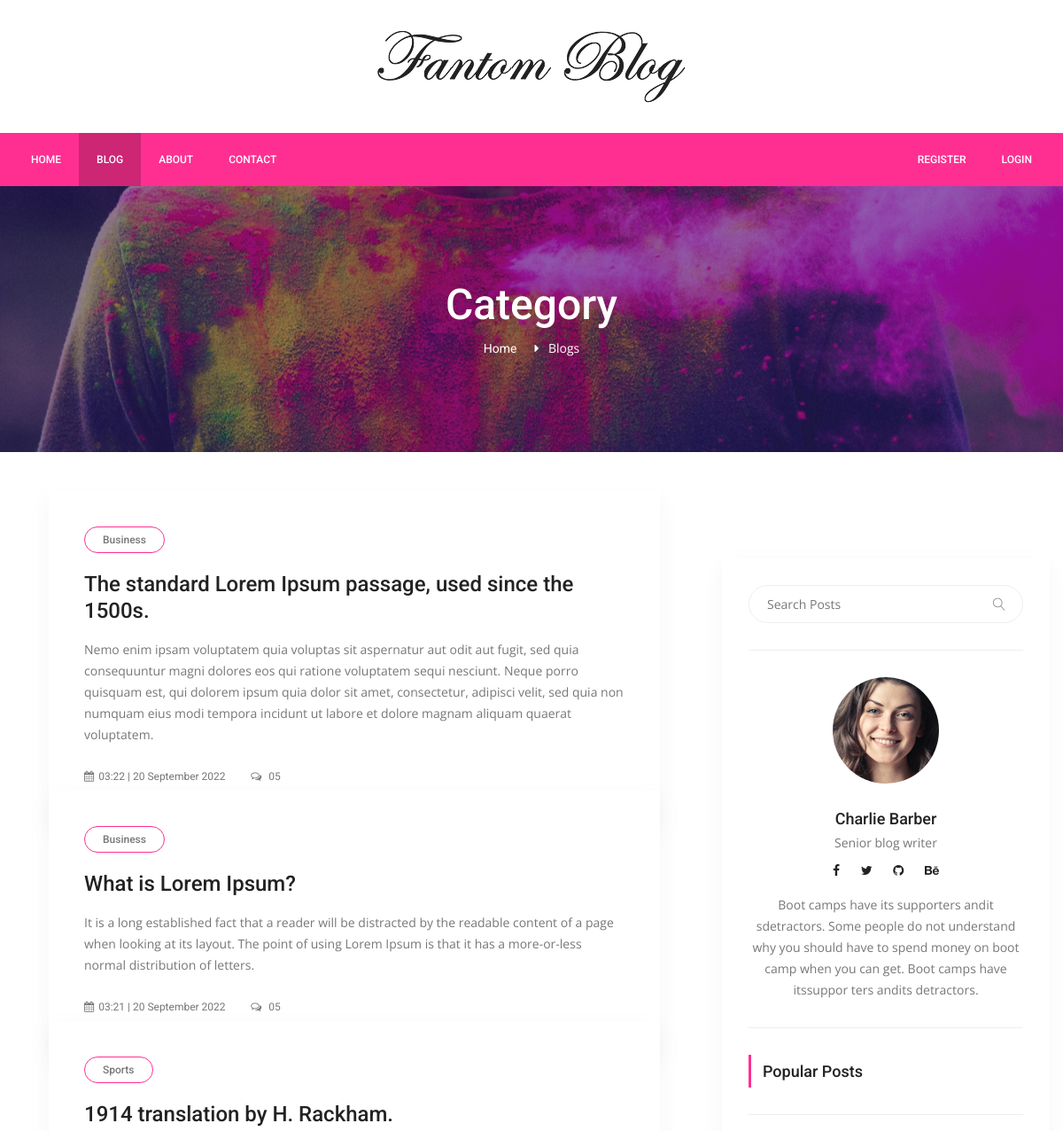
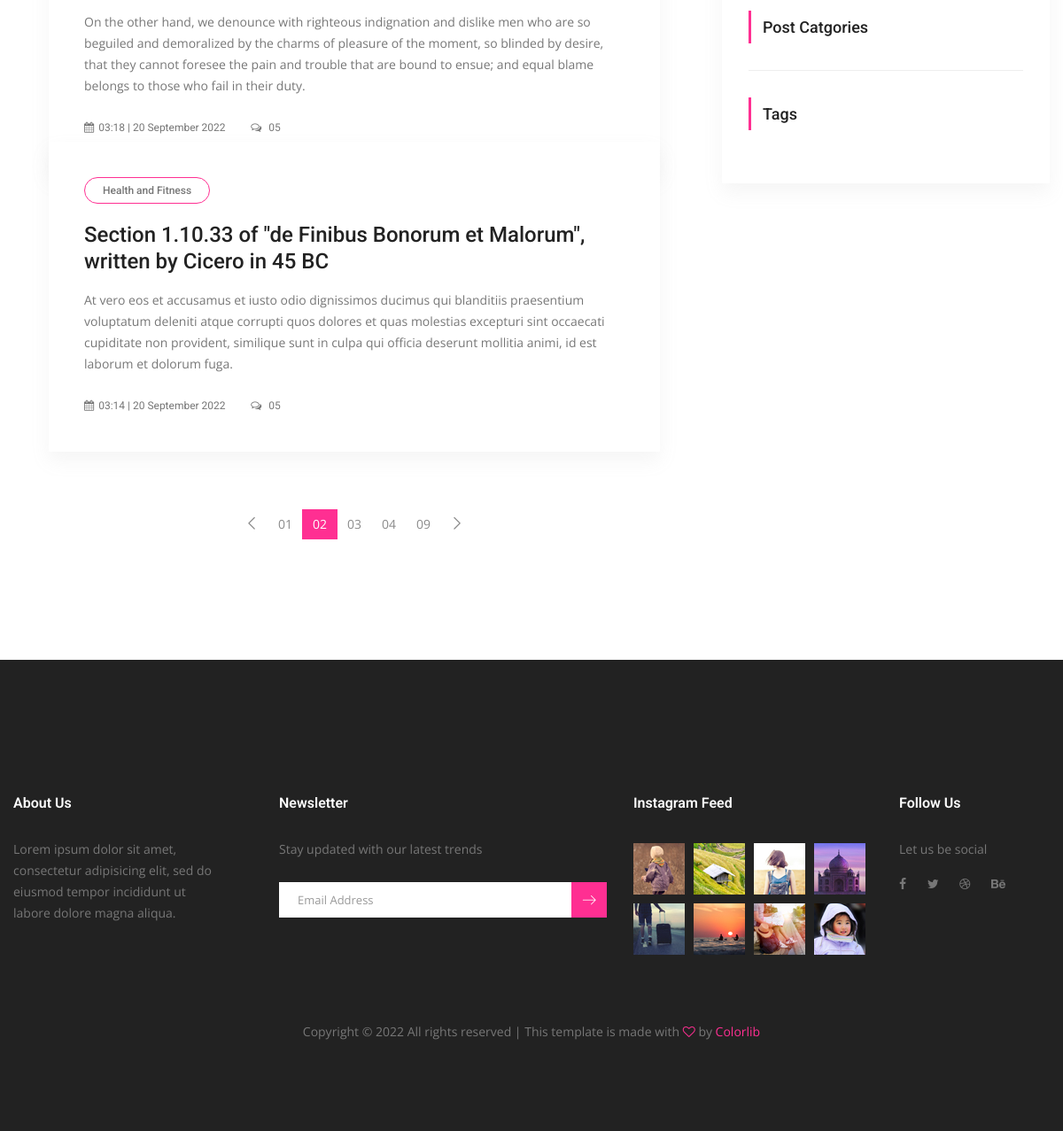
Page /blog on the committed database (2 pictures, top to bottom).
### server.py (models this page shows)
class Post(db.Model):
    id = db.Column(db.Integer, primary_key=True)
    title = db.Column(db.String(500), unique=True, nullable=False)
    subtitle = db.Column(db.String(500), nullable=False)
    description = db.Column(db.Text, nullable=False)
    image_url = db.Column(db.String(500), nullable=False)
    category = db.Column(db.String(250), nullable=False)
    tags = db.Column(db.String(500), nullable=False)
    total_view = db.Column(db.Integer, nullable=False)
    created_date = db.Column(db.String(250), nullable=False)
    updated_date = db.Column(db.String(250), nullable=False)

### server.py (the view, shortened to what this page needs)
@app.route("/blog")
def blog():
    posts = Post.query.order_by(desc(Post.updated_date)).all()
    search = request.args.get("search")
    if search != None:
        search_posts = Post.query.filter(Post.title.contains(search)).all()
        return render_template("blog/search.html", path=request.path, posts=search_posts, sidebar=sidebar, logged_in=current_user.is_authenticated)
    category = request.args.get("category")
    if category != None:
        category_posts = Post.query.filter_by(category=category).all()
        return render_template("blog/search.html", path=request.path, posts=category_posts, sidebar=sidebar, logged_in=current_user.is_authenticated)
    query_tag = request.args.get("tag")
    return render_template("blog/blogs.html", path=request.path, posts=posts, sidebar=sidebar, logged_in=current_user.is_authenticated)

### templates/blog/blogs.html (shortened to what this page needs)
{% extends "blog/layouts/base.html" %} {% block content %}
<section class="banner_area">
  <div class="banner_inner d-flex align-items-center">
    <div
      class="overlay bg-parallax"
      data-stellar-ratio="0.9"
      data-stellar-vertical-offset="0"
      data-background=""
    ></div>
    <div class="container">
      <div class="banner_content text-center">
        <h2>Category</h2>
        <div class="page_link">
          <a href="{{ url_for('home') }}">Home</a>
          <span style="color: white">Blogs</span>
        </div>
      </div>
    </div>
  </div>
</section>
<section class="blog_area p_120">
  <div class="container">
    <div class="row">
      <div class="col-lg-8">
        <div class="blog_left_sidebar">
          {% for post in posts %}
          <article class="blog_style1">
            <div class="blog_img">
            </div>
            <div class="blog_text">
              <div class="blog_text_inner">
                <a class="cat" href="#">{{ post.category }}</a>
                <a href="{{ url_for('post_detail', post_id=post.id) }}"
                  ><h4>{{ post.title }}</h4></a
                >
                <p>{{ post.subtitle }}</p>
                <div class="date">
                  <a href="#"
                    ><i class="fa fa-calendar" aria-hidden="true"></i>{{
                    post.updated_date }}</a
                  >
                  <a href="#"
                    ><i class="fa fa-comments-o" aria-hidden="true"></i> 05</a
                  >
                </div>
              </div>
            </div>
          </article>
          {% endfor %}
          <nav class="blog-pagination justify-content-center d-flex">
            <ul class="pagination">
              <li class="page-item">
                <a href="#" class="page-link" aria-label="Previous">
                  <span aria-hidden="true">
                    <span class="lnr lnr-chevron-left"></span>
                  </span>
                </a>
              </li>
              <li class="page-item"><a href="#" class="page-link">01</a></li>
              <li class="page-item active">
                <a href="#" class="page-link">02</a>
              </li>
              <li class="page-item"><a href="#" class="page-link">03</a></li>
              <li class="page-item"><a href="#" class="page-link">04</a></li>
              <li class="page-item"><a href="#" class="page-link">09</a></li>
              <li class="page-item">
                <a href="#" class="page-link" aria-label="Next">
                  <span aria-hidden="true">
                    <span class="lnr lnr-chevron-right"></span>
                  </span>
                </a>
              </li>
            </ul>
          </nav>
        </div>
      </div>
      <div class="col-lg-4">{% include 'blog/include/sidebar.html' %}</div>
    </div>
  </div>
</section>
{% endblock %}

### templates/blog/layouts/base.html (shortened to what this page needs)
<!DOCTYPE html>
<html lang="en">
  <head>
    <link
      rel="stylesheet"
      href="{{ url_for('static', filename='css/bootstrap.css') }}"
    />
    <link
      rel="stylesheet"
      href="{{ url_for('static', filename='vendors/linericon/style.css') }}"
    />
    <link
      rel="stylesheet"
      href="{{ url_for('static', filename='css/font-awesome.min.css') }}"
    />
    <link
      rel="stylesheet"
      href="{{ url_for('static', filename='vendors/owl-carousel/owl.carousel.min.css') }}"
    />
    <link
      rel="stylesheet"
      href="{{ url_for('static', filename='vendors/lightbox/simpleLightbox.css') }}"
    />
    <link
      rel="stylesheet"
      href="{{ url_for('static', filename='vendors/nice-select/css/nice-select.css') }}"
    />
    <link
      rel="stylesheet"
      href="{{ url_for('static', filename='vendors/animate-css/animate.css') }}"
    />
    <link
      rel="stylesheet"
      href="{{ url_for('static', filename='vendors/jquery-ui/jquery-ui.css') }}"
    />
    <link
      rel="stylesheet"
      href="{{ url_for('static', filename='css/style.css') }}"
    />
    <link
      rel="stylesheet"
      href="{{ url_for('static', filename='css/responsive.css') }}"
    />
    <link
      rel="stylesheet"
      href="{{ url_for('static', filename='css/arunesh.css') }}"
    />
  </head>
  <body>
    {% include 'blog/include/header.html' %}
    {% block content %} {% endblock %}
    {% include 'blog/include/footer.html' %}
  </body>
</html>

### templates/blog/include/header.html (shortened to what this page needs)
<header class="header_area">
      <div class="logo_part">
        <div class="container">
          <a class="logo" href="#"><img src="{{ url_for('static', filename='img/logo.png') }}" alt="" /></a>
        </div>
      </div>
      <div class="main_menu">
        <nav class="navbar navbar-expand-lg navbar-light">
          <div class="container">
            <div
              class="collapse navbar-collapse offset"
              id="navbarSupportedContent"
            >
              <ul class="nav navbar-nav menu_nav">
                <li
                {% if '/' == path %}
                    class="nav-item active"
                {% else %}
                    class="nav-item"
                {% endif %}
                 >
                  <a class="nav-link" href="{{ url_for('home') }}">Home</a>
                </li>
                <li
                  {% if '/blog' == path %}
                    class="nav-item active"
                  {% else %}
                    class="nav-item"
                  {% endif %}
                >
                  <a class="nav-link" href="{{ url_for('blog') }}">Blog</a>
                </li>
                <li
                {% if '/about' == path %}
                    class="nav-item active"
                {% else %}
                    class="nav-item"
                {% endif %}
                >
                  <a class="nav-link" href="{{ url_for('about') }}"
                    >About</a>
                </li>
                <li
                {% if '/contact' == path %}
                    class="nav-item active"
                {% else %}
                    class="nav-item"
                {% endif %}
                >
                  <a class="nav-link" href="{{ url_for('contact') }}"
                    >Contact</a>
                </li>
              </ul>
              <ul class="nav navbar-nav navbar-right ml-auto">
                {% if logged_in: %}
                <li
                {% if '/profile' == path %}
                    class="nav-item active"
                {% else %}
                    class="nav-item"
                {% endif %}
                >
                  <a class="nav-link" href="{{ url_for('profile') }}"
                    >Profile</a>
                </li>
                <li class="nav-item" >
                  <a class="nav-link" href="{{ url_for('logout') }}"
                    >Logout</a>
                </li>
                {% else %}
                <li
                {% if '/register' == path %}
                    class="nav-item active"
                {% else %}
                    class="nav-item"
                {% endif %}
                >
                  <a class="nav-link" href="{{ url_for('register') }}"
                    >Register</a>
                </li>
                <li
                {% if '/login' == path %}
                    class="nav-item active"
                {% else %}
                    class="nav-item"
                {% endif %}
                >
                  <a class="nav-link" href="{{ url_for('login') }}"
                    >Login</a>
                </li>
                {% endif %}
              </ul>
            </div>
          </div>
        </nav>
      </div>
    </header>

### templates/blog/include/sidebar.html (shortened to what this page needs)
<div class="blog_right_sidebar">
  <aside class="single_sidebar_widget search_widget">
    <form>
      <div class="input-group">
        <input
          type="search"
          name="search"
          class="form-control"
          placeholder="Search Posts"
        />
        <span class="input-group-btn">
          <button class="btn btn-default" type="button">
            <i class="lnr lnr-magnifier"></i>
          </button>
        </span>
      </div>
    </form>
    <div class="br"></div>
  </aside>
  <aside class="single_sidebar_widget author_widget">
    <img
      class="author_img rounded-circle"
      src="{{ url_for('static', filename='img/blog/author.png') }}"
      alt=""
    />
    <h4>Charlie Barber</h4>
    <p>Senior blog writer</p>
    <div class="social_icon">
      <a href="#"><i class="fa fa-facebook"></i></a>
      <a href="#"><i class="fa fa-twitter"></i></a>
      <a href="#"><i class="fa fa-github"></i></a>
      <a href="#"><i class="fa fa-behance"></i></a>
    </div>
    <p>
      Boot camps have its supporters andit sdetractors. Some people do not
      understand why you should have to spend money on boot camp when you can
      get. Boot camps have itssuppor ters andits detractors.
    </p>
    <div class="br"></div>
  </aside>
  <aside class="single_sidebar_widget popular_post_widget">
    <h3 class="widget_title">Popular Posts</h3>
    <div class="br"></div>
  </aside>
  <aside class="single_sidebar_widget post_category_widget">
    <h4 class="widget_title">Post Catgories</h4>
    <div class="br"></div>
  </aside>
  <aside class="single-sidebar-widget tag_cloud_widget">
    <h4 class="widget_title">Tags</h4>
  </aside>
</div>

### templates/blog/include/footer.html (shortened to what this page needs)
<footer class="footer-area">
  <div class="container">
    <div class="row">
      <div class="col-lg-3 col-md-6 col-sm-6">
        <div class="single-footer-widget">
          <h6 class="footer_title">About Us</h6>
          <p>
            Lorem ipsum dolor sit amet, consectetur adipisicing elit, sed do
            eiusmod tempor incididunt ut labore dolore magna aliqua.
          </p>
        </div>
      </div>
      <div class="col-lg-4 col-md-6 col-sm-6">
        <div class="single-footer-widget">
          <h6 class="footer_title">Newsletter</h6>
          <p>Stay updated with our latest trends</p>
          <div id="mc_embed_signup">
            <form
              target="_blank"
              action="https://spondonit.us12.list-manage.com/subscribe/post?u=1462626880ade1ac87bd9c93a&amp;id=92a4423d01"
              method="get"
              class="subscribe_form relative"
            >
              <div class="input-group d-flex flex-row">
                <input
                  name="EMAIL"
                  placeholder="Email Address"
                  onfocus="this.placeholder = ''"
                  onblur="this.placeholder = 'Email Address '"
                  required=""
                  type="email"
                />
                <button class="btn sub-btn">
                  <span class="lnr lnr-arrow-right"></span>
                </button>
              </div>
            </form>
          </div>
        </div>
      </div>
      <div class="col-lg-3 col-md-6 col-sm-6">
        <div class="single-footer-widget instafeed">
          <h6 class="footer_title">Instagram Feed</h6>
          <ul class="list instafeed d-flex flex-wrap">
            <li>
              <img
                src="{{ url_for('static', filename='img/instagram/Image-01.jpg') }}"
                alt=""
              />
            </li>
            <li>
              <img
                src="{{ url_for('static', filename='img/instagram/Image-02.jpg') }}"
                alt=""
              />
            </li>
            <li>
              <img
                src="{{ url_for('static', filename='img/instagram/Image-03.jpg') }}"
                alt=""
              />
            </li>
            <li>
              <img
                src="{{ url_for('static', filename='img/instagram/Image-04.jpg') }}"
                alt=""
              />
            </li>
            <li>
              <img
                src="{{ url_for('static', filename='img/instagram/Image-05.jpg') }}"
                alt=""
              />
            </li>
            <li>
              <img
                src="{{ url_for('static', filename='img/instagram/Image-06.jpg') }}"
                alt=""
              />
            </li>
            <li>
              <img
                src="{{ url_for('static', filename='img/instagram/Image-07.jpg') }}"
                alt=""
              />
            </li>
            <li>
              <img
                src="{{ url_for('static', filename='img/instagram/Image-08.jpg') }}"
                alt=""
              />
            </li>
          </ul>
        </div>
      </div>
      <div class="col-lg-2 col-md-6 col-sm-6">
        <div class="single-footer-widget f_social_wd">
          <h6 class="footer_title">Follow Us</h6>
          <p>Let us be social</p>
          <div class="f_social">
            <a href="#"><i class="fa fa-facebook"></i></a>
            <a href="#"><i class="fa fa-twitter"></i></a>
            <a href="#"><i class="fa fa-dribbble"></i></a>
            <a href="#"><i class="fa fa-behance"></i></a>
          </div>
        </div>
      </div>
    </div>
    <div
      class="row footer-bottom d-flex justify-content-between align-items-center"
    >
      <p class="col-lg-12 footer-text text-center">
        Copyright &copy;
        All rights reserved | This template is made with
        <i class="fa fa-heart-o" aria-hidden="true"></i> by
        <a href="https://colorlib.com" target="_blank">Colorlib</a>
      </p>
    </div>
  </div>
</footer>

### rows in the picture
Post: category "Business", title "The standard Lorem Ipsum passage, used since the 1500s.", subtitle "Nemo enim ipsam voluptatem quia voluptas sit aspernatur aut odit aut fugit, sed quia consequuntur magni dolores eos qui ratione voluptatem sequi nesciunt. Neque porro quisquam est, qui dolorem ipsum quia dolor sit amet, consectetur, adipisci velit, sed quia non numquam eius modi tempora incidunt ut labore et dolore magnam aliquam quaerat voluptatem.", updated_date "03:22 | 20 September 2022"
Post: category "Business", title "What is Lorem Ipsum?", subtitle "It is a long established fact that a reader will be distracted by the readable content of a page when looking at its layout. The point of using Lorem Ipsum is that it has a more-or-less normal distribution of letters.", updated_date "03:21 | 20 September 2022"
Post: category "Sports", title "1914 translation by H. Rackham.", subtitle "On the other hand, we denounce with righteous indignation and dislike men who are so beguiled and demoralized by the charms of pleasure of the moment, so blinded by desire, that they cannot foresee the pain and trouble that are bound to ensue; and equal blame belongs to those who fail in their duty.", updated_date "03:18 | 20 September 2022"
Post: category "Health and Fitness", title "Section 1.10.33 of \"de Finibus Bonorum et Malorum\", written by Cicero in 45 BC", subtitle "At vero eos et accusamus et iusto odio dignissimos ducimus qui blanditiis praesentium voluptatum deleniti atque corrupti quos dolores et quas molestias excepturi sint occaecati cupiditate non provident, similique sunt in culpa qui officia deserunt mollitia animi, id est laborum et dolorum fuga.", updated_date "03:14 | 20 September 2022"
